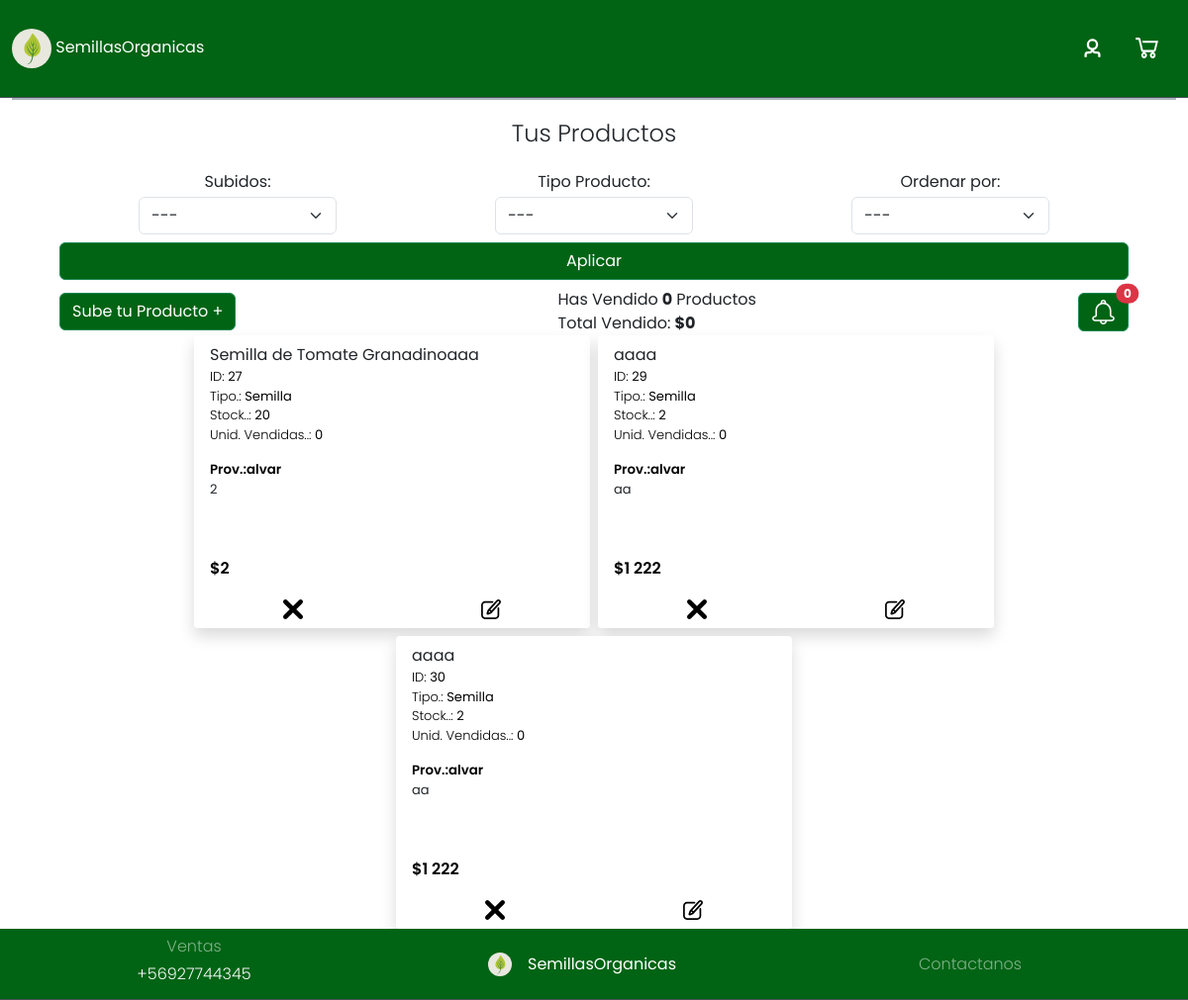
The page /gestion/producto (signed in) on the database its author committed.
### core/models.py (models this page shows, shortened)
class Producto(models.Model):
    TIPO_CHOICES = [
        ('semilla', 'Semilla'),
        ('insumo', 'Insumo'),
    ]
    id = models.AutoField(primary_key=True)
    tipo = models.CharField(max_length=10, choices=TIPO_CHOICES)  # Define si es semilla o insumo
    stock = models.IntegerField()
    nombre = models.CharField(max_length=80)
    descripcion = models.CharField(max_length=250)
    precio = models.IntegerField()
    proveedor = models.ForeignKey(to=Usuario, on_delete=models.CASCADE)
    origen = models.ForeignKey(to=tipoOrigen, on_delete=models.CASCADE)
    cantidad = models.CharField(max_length=50)
    imagenUrl = models.CharField(max_length=1000, default='')
    fechasubida = models.DateField(default=datetime.now)
    tipoSemilla = models.ForeignKey(to=TipoSemilla, null=True, blank=True, on_delete=models.CASCADE)
    tipoInsumo = models.ForeignKey(to=TipoInsumo, null=True, blank=True, on_delete=models.CASCADE)
    cantidadVentas = models.IntegerField(default=0)
    inventario = models.BooleanField(default=False)

class Usuario(models.Model):
    usuario = models.OneToOneField(User, on_delete=models.CASCADE, related_name='perfil')
    tipo_usuario = models.ForeignKey(TipoUsuario, on_delete=models.CASCADE, related_name='usuarios', default=1)
    def __str__(self):
        return self.usuario.username

### core/views.py (the view, shortened to what this page needs)
# urls.py: path("gestion/producto", GestProducto, name="GestProducto"),
def GestProducto(request):
    usuario = Usuario.objects.get(usuario=request.user)
    ventasUsuario = DetalleVenta.objects.filter(venta__proveedor=usuario)
    print(ventasUsuario)
    productos = Producto.objects.filter(proveedor=usuario)
    ventas = 0
    cantidadVentas = ventasUsuario.count()
    for p in ventasUsuario:
        ventas += p.cantidad * p.precio
    tiposSemillas = TipoSemilla.objects.all()
    tiposInsumo = TipoInsumo.objects.all()
    tiposOrigen = tipoOrigen.objects.all()
    fecha_subida = request.GET.get('fecha_subida', '-')
    tipo_producto = request.GET.get('tipo', '-')
    ordenar = request.GET.get('ordenar', '-')
    if fecha_subida == 'dia':
        productos = productos.filter(fechasubida=timezone.now().date())  # Comparación directa
    elif fecha_subida == 'mes':
        productos = productos.filter(fechasubida__month=timezone.now().month)
    elif fecha_subida == 'ano':
        productos = productos.filter(fechasubida__year=timezone.now().year)
    if tipo_producto == 'semilla':
        productos = productos.filter(tipo='semilla')
    elif tipo_producto == 'insumo':
        productos = productos.filter(tipo='insumo')
    if ordenar == 'precio_desc':
        productos = productos.order_by('-precio')
    elif ordenar == 'precio_asc':
        productos = productos.order_by('precio')
    elif ordenar == 'vendidos_desc':
        productos = productos.order_by('-vendidos')
    elif ordenar == 'vendidos_asc':
        productos = productos.order_by('vendidos')
    tiposSemillas = TipoSemilla.objects.all()
    tiposInsumo = TipoInsumo.objects.all()
    tiposOrigen = tipoOrigen.objects.all()
    return render(request, "gestionProductos.html", {
        'productos': productos,
        'semillas': tiposSemillas,
        'insumos': tiposInsumo,
        'origenes': tiposOrigen,"ventas":ventas,"cantidadVentas":cantidadVentas,
        'ventasUsuario': ventasUsuario
    })

### core/templates/gestionProductos.html (shortened to what this page needs)
{% extends 'plantilla.html' %}
{% load static %}
{% load humanize %}
{% block links %}
<link rel="stylesheet" href="{% static 'css/gestProducto.css' %}" />
{% endblock %}
{% block content %}
<div class="d-flex justify-content-between container-fluid w-100 flex-column">
  <div class="border border-dark-subtle w-100"></div>
  <div id="GestProductos" class="w-100">
    <div class="my-3 text-center text-capitalize fs-4">
      <span class="fw-light">Tus productos</span>
    </div>
    <div class="d-flex flex-column justify-content-center align-items-center w-100 px-5">
      <form method="GET" class="w-100">
        <div id="containerFiltros" class="d-flex flex-wrap justify-content-start">
          <div id="botonesFiltros"
            class="d-flex flex-lg-row flex-column  justify-content-center w-100 align-items-center flex-fill">
            <div id="filtro" class="d-flex justify-content-start flex-fill align-items-center  flex-column">
              <label class="form-label" for="id_fecha_subida">Subidos:</label>
              <select name="fecha_subida" id="id_fecha_subida" class="form-select">
                <option value="-">
                  {% if request.GET.fecha_subida == 'dia' %}
                  ->Este Día
                  {% elif request.GET.fecha_subida == 'mes' %}
                  ->Este Mes
                  {% elif request.GET.fecha_subida == 'ano' %}
                  ->Este Año
                  {% else %}
                  ---
                  {% endif %}</option>
              </select>
            </div>
            <div id="filtro" class="d-flex justify-content-start flex-fill align-items-center flex-column">
              <label class="form-label" for="id_tipo">Tipo Producto:</label>
              <select name="tipo" id="id_tipo" class="form-select">
                <option value="" class="fw-bold">
                  {% if request.GET.tipo == 'semilla' %}
                  ->Semilla
                  {% elif request.GET.tipo == 'insumo' %}
                  ->Insumo
                  {% else %}
                  ---
                  {% endif %}
                </option>
              </select>
            </div>
            <div id="filtro" class="d-flex justify-content-start flex-fill align-items-center  flex-column">
              <label class="form-label" for="id_ordenar">Ordenar por:</label>
              <select name="ordenar" id="id_ordenar" value="" class="form-select">
                <option value="-">
                  {% if request.GET.ordenar == 'precio_desc' %}
                  ->Precio Mayor a Menor
                  {% elif request.GET.ordenar == 'precio_asc' %}
                  ->Precio Menor a Mayor
                  {% elif request.GET.ordenar == 'vendidos_desc' %}
                  ->Más Vendidos
                  {% elif request.GET.ordenar == 'vendidos_asc' %}
                  ->Menos Vendidos
                  {% else %}
                  ---
                  {% endif %}
                </option>
              </select>
            </div>
          </div>
        </div>
        <div class="w-100">
          <button type="submit" class="btn btn-success my-2 ms-auto w-md-25 w-100">Aplicar</button>
        </div>
      </form>
      <div class="d-flex flex-column flex-md-row gap-3 gap-md-0 w-100 justify-content-between align-items-center">
        <div>
          <button type="button" class="btn btn-success" data-bs-toggle="modal"
            data-bs-target="#AgregarProducto">Sube tu Producto + </button>
        </div>
        <div>
          <div class="d-flex gap-1">
            <span>Has Vendido</span><span class="fw-bold">{{cantidadVentas}}</span><span>Productos</span>
          </div>
          <div class="d-flex gap-1">
            <span>Total Vendido:</span><span class="fw-bold">${{ventas|intcomma}}</span>
          </div>
        </div>
        <div>
          <a class="nav-link d-flex gap-2 justify-content-center align-items-center" data-bs-toggle="offcanvas" href="#offcanvasExample" role="button" aria-controls="offcanvasExample"
            style="cursor: pointer !important;">
            <button type="button" class="btn btn-success position-relative">
              <span class="position-absolute top-0 start-100 translate-middle badge rounded-pill bg-danger">
                  {% if ventasUsuario|length > 0 %}
                  {{ventasUsuario|length}}
                  {% else %}
                  0
                  {% endif %}
              </span>
            </button>
          </a>
        </div>
      </div>
    </div>
  </div>
  <div id="cards" class="d-flex justify-content-center gap-3 gap-md-2 justify-items-center flex-wrap w-100">
    {% for p in productos %}
    <div id="title_card1" class="card rounded-1 border-0 shadow">
      <div class="card-body border-black py-2 w-100 border-bottom-0">
        <div class="d-flex justify-content-between flex-column w-100">
          <div class="d-flex justify-content-between align-items-center">
            <span>{{p.nombre}}</span>
            <a href="{% url 'detalle' p.id %}" class="w-25" id="imgProducto">
            </a>
          </div>
          <div>
            <div class="text-black fw-light" id="idCard">
              <div>
                ID: <span class="fw-bolder">{{p.id}}</span>
              </div>
              <div class="text-capitalize">
                Tipo.: <span class="fw-bolder">{{p.tipo}}</span>
              </div>
              <div>
                Stock..: <span class="fw-bolder">{{p.stock}}</span>
              </div>
              <div>
                Unid. Vendidas..: <span class="fw-bolder">{{p.cantidadVentas}}</span>
              </div>
            </div>
          </div>
        </div>
      </div>
      <div class="card-footer px-0 border-top-0 bg-body w-100">
        <div class="d-flex w-100 justify-content-between px-3">
          <div class="text-black fw-semibold" id="cardMarca">Prov.:{{p.proveedor}}</div>
        </div>
        <div class="px-3 w-100" id="cardDesc">{{p.descripcion}}</div>
        <div class="d-flex px-3 w-100 justify-content-start align-items-start flex-column">
          <span class="text-black fs-6 fw-semibold">${{p.precio|intcomma}}</span>
        </div>
      </div>
      <div id="carritobtn2" class="d-flex justify-content-center align-items-center w-100">
        <a href="{% url 'eliminarProducto' p.id %}"
          class="rounded-bottom-1 flex-fill text-decoration-none bg-body text-body text-center py-2" id="AddToCarro">
        </a>
        <a type="button" data-bs-toggle="modal" data-bs-target="#modificarProducto"
          class="rounded-bottom-1 flex-fill text-decoration-none bg-body text-body text-center py-2" id="AddToCarro"
          data-id="{{ p.id }}" data-nombre="{{ p.nombre }}" data-tipo="{{ p.tipo }}" data-stock="{{ p.stock }}"
          data-cantidad-ventas="{{ p.cantidadVentas }}" data-proveedor="{{ p.proveedor }}"
          data-descripcion="{{ p.descripcion }}" data-precio="{{ p.precio }}"
          {% if request.path == '/gestion/admin' %}
              data-pagina="adminConfig"
              {% else %}
              data-pagina="GestProducto"
              {% endif %}>
        </a>
      </div>
    </div>
    {% endfor %}
  </div>
</div>
{% endblock %}

### core/static/css/All.css (style rules this page uses)
* { font-family: 'Poppins'; }
.btn-success { background-color: #006414 !important; }
#title_card1 { max-width: 483.42px; min-width: 254.543px; min-height: 10vh !important; min-width: 50vh; display: flex; justify-content: center; align-items: center; border-radius: 47px 0px 14px 16px; -moz-border-radius: 47px 0px 14px 16px; -webkit-border-radius: 47px 0px 14px 16px; }
#idCard { font-size: small; }
#cardMarca { font-size: smaller; }
#cardDesc { font-size: small; text-wrap: balance; height: 78px; overflow-y: scroll; }
@media (min-width: 400px) { #filtro select { width: 50vh !important; } }
#filtro select { width: 25vh !important; }
#filtro label { width: 100%; text-align: center; font-weight: normal; margin: 0px; border-radius: .2rem; padding: .2rem; }

### rows shown on the page
Producto: nombre "Semilla de Tomate Granadinoaaa", id "27", tipo "Semilla", stock "20", cantidadVentas "0", proveedor "alvar", descripcion "2", precio "2"
Producto: nombre "aaaa", id "29", tipo "Semilla", stock "2", cantidadVentas "0", proveedor "alvar", descripcion "aa", precio "1 222"
Producto: nombre "aaaa", id "30", tipo "Semilla", stock "2", cantidadVentas "0", proveedor "alvar", descripcion "aa", precio "1 222"

### other values the page prints
{{ cantidadVentas }} "0"
{{ ventas|intcomma }} "0"
